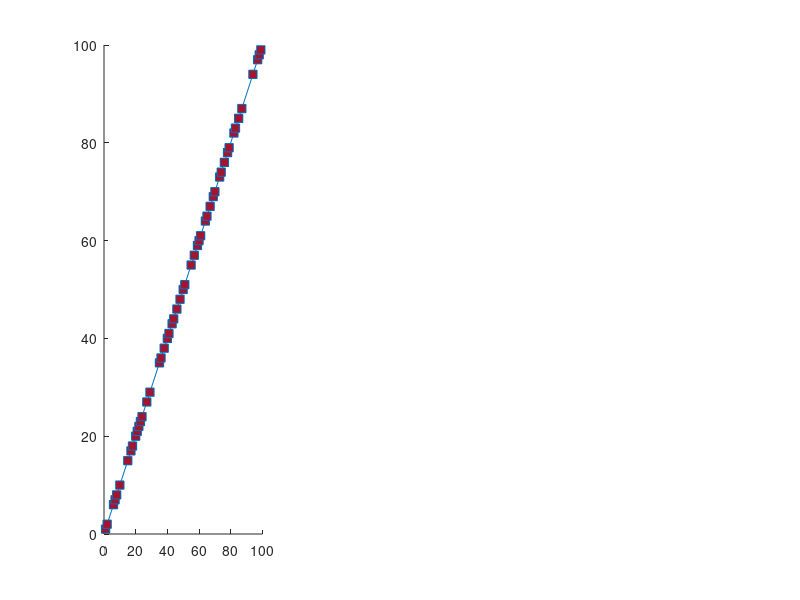

Here is the MATLAB script that generated this plot: (Note: this script raises an error after producing the figure.)
%-------------------------------------------------------------------------------
% plot_FD_examples: fractal dimension (FD) estimate for 3 x 2D signals.
%                         (Figure 2 in [1])
%
% Syntax: plot_FD_examples()
% 
% Inputs: 
%     none
% 
% Outputs: 
%     none
% 
% Example:
%         plot_FD_examples;
% 
% 
% [1] JM O'Toole, EM Dempsey, D Van Laere, “Nonstationary coupling between heart rate and
% perfusion index in extremely preterm infants over the first day of life”, in
% preparation, 2019.


% John M. O' Toole, University College Cork
% Started: 06-06-2018
%
% last update: Time-stamp: <2019-05-22 13:13:53 (otoolej)>
%-------------------------------------------------------------------------------
function [] = plot_FD_examples()


%---------------------------------------------------------------------
% 1. generate the signals
%---------------------------------------------------------------------
N = 50; 
sig_types = {'line', '2D_CGN', '2D_WGN'};
L = length(sig_types);
kmax = 6;

x = zeros(L, N); 
y = zeros(L, N);
for n = 1:L
    [x(n, :), y(n, :)] = nonuniform_sampling(N, sig_types{n});
end


%---------------------------------------------------------------------
% 2. plot the signals and estimate the fractal dimension
%---------------------------------------------------------------------

% set up the figure:
figure(28); clf; hold all;
pp = get(gcf, 'position');
set(gcf, 'position', [pp(1:2) 700  200]);

% colours and fonts:
lc = lines(8);
fill_col = lc(7, :);
edge_col = lc(1, :);
FONT_NAME = 'helvetica';
FONT_SIZE = 10;

D = zeros(1, L);
for n = 1:L
    % plot the 2D data:
    hx(n) = subplot(1, 3, n); hold all;
    hl(n) = plot(x(n, :), y(n, :), '-s');
    set(hl(n), 'markerfacecolor', fill_col, 'color', edge_col); 
    hx(n).XAxis.Visible = 'off';
    hx(n).YAxis.Visible = 'off';    
    
    % estimate the FD:
    D(n) = fd_curves(x(n, :), y(n, :), kmax, 0); 
end


%---------------------------------------------------------------------
% 3. place FD on plots:
%---------------------------------------------------------------------
xs = [0 133 133 * 2]; ys = [106 -30];
txy = [xs(1) ys(1); xs(2) ys(1); xs(3) ys(1)];
for n = 1:L
    ht(n) = text(hx(1), txy(n, 1), txy(n, 2), ['D=' sprintf('%.1f', D(n))], ...
                 'fontname', FONT_NAME, 'fontsize', FONT_SIZE);
end





function [x, y] = nonuniform_sampling(N, type)
%---------------------------------------------------------------------
% 2D signals with non-uniform sampling
%---------------------------------------------------------------------
N_over = 2 * N;

switch type
  case 'line'
    x = 1:N_over; y = 1:N_over;
    
    x = datasample(x, N, 'Replace', false);
    x = sort(x);
    y = y(x);
    
  case '2D_CGN'
    x = cumsum(randn(1, N)); 
    y = cumsum(randn(1, N));
    
  case '2D_WGN'
    x = rand(1, N); 
    y = rand(1, N);
    
end
